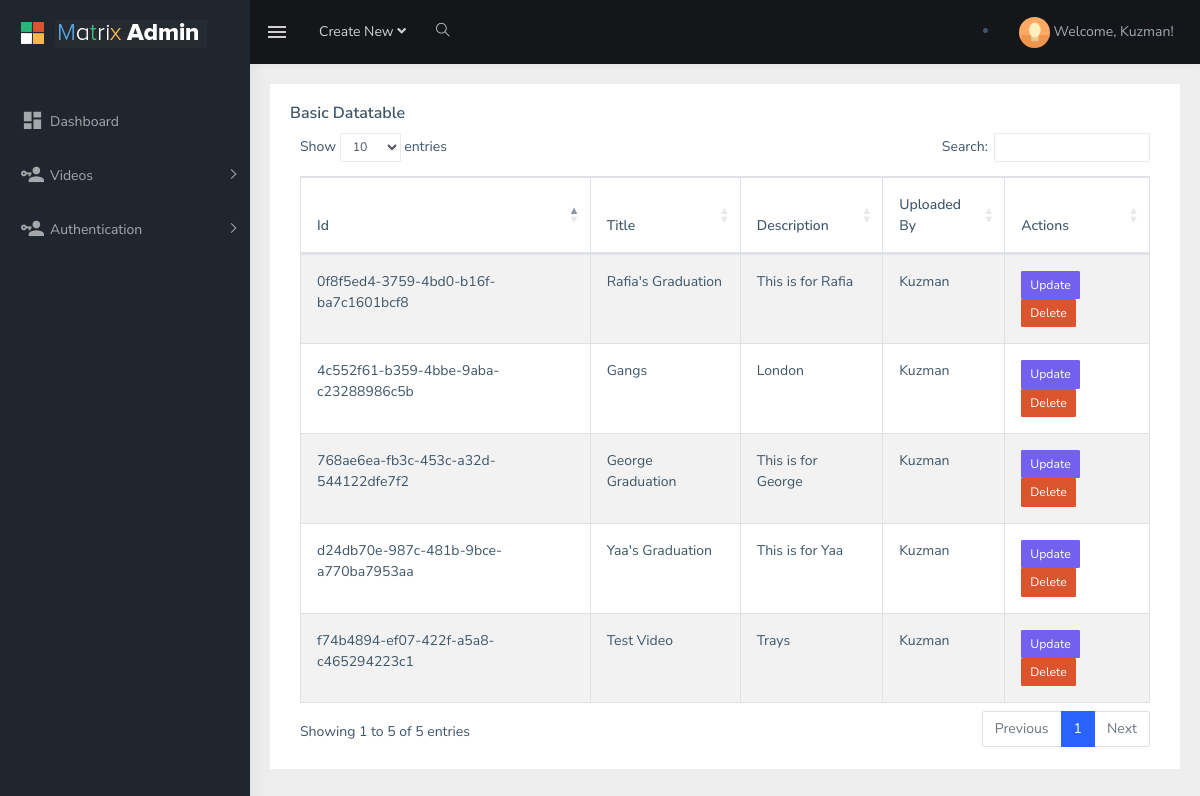
The app's page /video/table_view (signed in), older data.
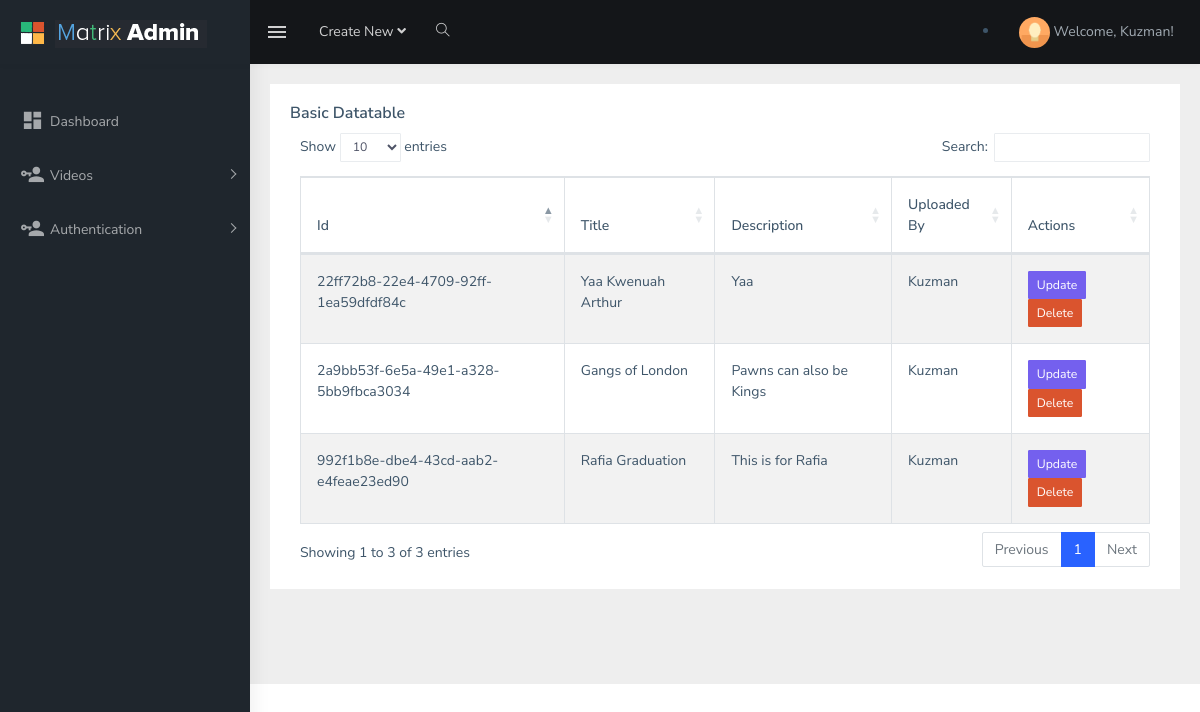
The same page, newer data.
### VideoApp/models.py (models this page shows, shortened)
class Video(models.Model):
    id = models.UUIDField(primary_key=True, default=uuid.uuid4, editable=False)
    title = models.CharField(max_length=100)
    description = models.TextField()
    uploaded_by = models.ForeignKey(UserProfile, on_delete=models.CASCADE)
    file = models.FileField(upload_to='media/video/')
    created_at = models.DateTimeField(auto_now_add=True)
    video_link = models.URLField()

class UserProfile(models.Model):
    user = models.OneToOneField(User, on_delete=models.CASCADE)
    email = models.EmailField(unique=True)
    verified = models.BooleanField(default=True)
    def __str__(self):  # Corrected method name to '__str__' instead of 'str'
        return self.user.username

### VideoApp/views.py (the view)
@login_required(login_url='index')
def DataTable(request):
    video = Video.objects.all()
    return render(request, 'matrix-admin/tables.html', {'video': video})

### account/auth_backend.py (called while the page is built)
    def get_user(self, user_id):
        try:
            return UserModel.objects.get(pk=user_id)
        except UserModel.DoesNotExist:
            return None

### templates/matrix-admin/tables.html (shortened to what this page needs)
{% load static %}
<!DOCTYPE html>
<html dir="ltr" lang="en">
<head>
    <link rel="stylesheet" type="text/css" href="{% static 'css/multicheck.css' %}">
    <link href="{% static 'css/dataTables.bootstrap4.css' %}" rel="stylesheet">
    <link href="{% static 'css/style.min.css' %}" rel="stylesheet">
</head>
<body>
    <div id="main-wrapper">
        <header class="topbar" data-navbarbg="skin5">
            <nav class="navbar fixed-top top-navbar navbar-expand-md navbar-dark">
                <div class="navbar-header" data-logobg="skin5">
                    <a class="navbar-brand" href="index.html">
                        <b class="logo-icon p-l-10">
                            <img src="{% static '/images/logo-icon.png'  %}" alt="homepage" class="light-logo" />
                        </b>
                        <span class="logo-text">
                             <img src="{% static 'images/logo-text.png'  %}" alt="homepage" class="light-logo" />
                        </span>
                    </a>
                </div>
                <div class="navbar-collapse collapse" id="navbarSupportedContent" data-navbarbg="skin5">
                    <ul class="navbar-nav float-left mr-auto">
                        <li class="nav-item d-none d-md-block"><a class="nav-link sidebartoggler waves-effect waves-light" href="javascript:void(0)" data-sidebartype="mini-sidebar"><i class="mdi mdi-menu font-24"></i></a></li>
                        <li class="nav-item dropdown">
                            <a class="nav-link dropdown-toggle" href="#" id="navbarDropdown" role="button" data-toggle="dropdown" aria-haspopup="true" aria-expanded="false">
                             <span class="d-none d-md-block">Create New <i class="fa fa-angle-down"></i></span>
                            </a>
                        </li>
                        <li class="nav-item search-box"> <a class="nav-link waves-effect waves-dark" href="javascript:void(0)"><i class="ti-search"></i></a>
                        </li>
                    </ul>
                        <li class="nav-item dropdown">
                            <a class="nav-link dropdown-toggle text-muted waves-effect waves-dark pro-pic" href="#" data-toggle="dropdown" aria-haspopup="true" aria-expanded="false">
                        <img src="{% static 'images/users/1.jpg' %}" alt="user" class="rounded-circle" width="31">
                         {% if user.is_authenticated %}
                         <span>Welcome, {{ user.username }}!</span>
                        {% else %}
                        <span>You are not logged in.</span>
                        {% endif %}
                            </a>
                        </li>
                </div>
            </nav>
        </header>
    {% if user.is_authenticated %}
        <aside class="left-sidebar" data-sidebarbg="skin5">
            <div class="scroll-sidebar">
                <nav class="sidebar-nav">
                    <ul id="sidebarnav" class="p-t-30">
                        <li class="sidebar-item"> <a class="sidebar-link waves-effect waves-dark sidebar-link" href="{% url 'landing_index' %}" aria-expanded="false"><i class="mdi mdi-view-dashboard"></i><span class="hide-menu">Dashboard</span></a></li>
                      <li class="sidebar-item"> <a class="sidebar-link has-arrow waves-effect waves-dark" href="javascript:void(0)" aria-expanded="false"><i class="mdi mdi-account-key"></i><span class="hide-menu">Videos </span></a>
                        </li>
                        <li class="sidebar-item"> <a class="sidebar-link has-arrow waves-effect waves-dark" href="javascript:void(0)" aria-expanded="false"><i class="mdi mdi-account-key"></i><span class="hide-menu">Authentication </span></a>
                        </li>
                    </ul>
                </nav>
            </div>
        </aside>
     {% endif %}
{% block contents %}
<div class="page-wrapper">
    <div class="container-fluid">
        <div class="row">
            <div class="col-12">
                <div class="card">
                    <div class="card-body">
                        <h5 class="card-title">Basic Datatable</h5>
                        <div class="table-responsive">
                            <table id="zero_config" class="table table-striped table-bordered">
                                <thead>
                                    <tr>
                                        <th>Id</th>
                                        <th>Title</th>
                                        <th>Description</th>
                                        <th>Uploaded By</th>
                                        <th>Actions</th>
                                    </tr>
                                </thead>
                                <tbody>
                                {% for v in video %}
                                    <tr>
                                        <td>{{ v.id }}</td>
                                        <td>{{ v.title }}</td>
                                        <td>{{ v.description }}</td>
                                        <td>{{ v.uploaded_by }}</td>
                                        <td>
                                            <a href="{% url 'admin_update_video' v.id %}" class="btn btn-primary btn-sm">Update</a>
                                            <a href="{% url 'admin_delete_video' v.id %}" class="btn btn-danger btn-sm" onclick="return confirm('Are you sure you want to delete this video?');">Delete</a>
                                        </td>
                                    </tr>
                                {% endfor %}
                                </tbody>
                            </table>
                        </div>
                    </div>
                </div>
            </div>
        </div>
    </div>
</div>
            {% endblock contents %}
        </div>
</body>
</html>

Row changes from the older to the newer data that the page shows:
removed Video: id "d24db70e-987c-481b-9bce-a770ba7953aa", title "Yaa's Graduation", description "This is for Yaa", uploaded_by "Kuzman"
removed Video: id "768ae6ea-fb3c-453c-a32d-544122dfe7f2", title "George Graduation", description "This is for George", uploaded_by "Kuzman"
removed Video: id "0f8f5ed4-3759-4bd0-b16f-ba7c1601bcf8", title "Rafia's Graduation", description "This is for Rafia", uploaded_by "Kuzman"
removed Video: id "f74b4894-ef07-422f-a5a8-c465294223c1", title "Test Video", description "Trays", uploaded_by "Kuzman"
removed Video: id "4c552f61-b359-4bbe-9aba-c23288986c5b", title "Gangs", description "London", uploaded_by "Kuzman"
added Video: id "992f1b8e-dbe4-43cd-aab2-e4feae23ed90", title "Rafia Graduation", description "This is for Rafia", uploaded_by "Kuzman"
added Video: id "2a9bb53f-6e5a-49e1-a328-5bb9fbca3034", title "Gangs of London", description "Pawns can also be Kings", uploaded_by "Kuzman"
added Video: id "22ff72b8-22e4-4709-92ff-1ea59dfdf84c", title "Yaa Kwenuah Arthur", description "Yaa", uploaded_by "Kuzman"
Text that changed along with them:
text written by a page script: "Show entries Search: Showing 1 to 5 of 5 entries Previous 1 Next" → "Show entries Search: Showing 1 to 3 of 3 entries Previous 1 Next"
